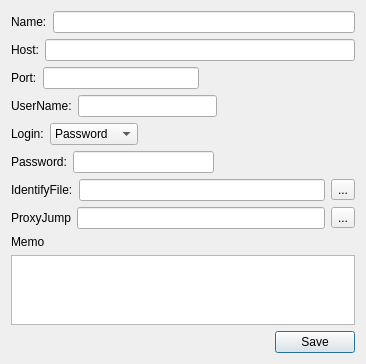
<?xml version="1.0" encoding="UTF-8"?>
<ui version="4.0">
 <class>QWoHostInfo</class>
 <widget class="QDialog" name="QWoHostInfo">
  <property name="windowModality">
   <enum>Qt::WindowModal</enum>
  </property>
  <property name="geometry">
   <rect>
    <x>0</x>
    <y>0</y>
    <width>366</width>
    <height>354</height>
   </rect>
  </property>
  <property name="windowTitle">
   <string>Dialog</string>
  </property>
  <property name="statusTip">
   <string notr="true"/>
  </property>
  <property name="whatsThis">
   <string notr="true"/>
  </property>
  <property name="modal">
   <bool>true</bool>
  </property>
  <layout class="QVBoxLayout" name="verticalLayout_2">
   <item>
    <layout class="QVBoxLayout" name="vbox">
     <property name="spacing">
      <number>6</number>
     </property>
     <item>
      <layout class="QHBoxLayout" name="horizontalLayout">
       <item>
        <widget class="QLabel" name="label">
         <property name="text">
          <string>Name:</string>
         </property>
        </widget>
       </item>
       <item>
        <widget class="QLineEdit" name="hostName"/>
       </item>
      </layout>
     </item>
     <item>
      <layout class="QHBoxLayout" name="horizontalLayout_2">
       <item>
        <widget class="QLabel" name="label_2">
         <property name="text">
          <string>Host:</string>
         </property>
        </widget>
       </item>
       <item>
        <widget class="QLineEdit" name="host"/>
       </item>
      </layout>
     </item>
     <item>
      <layout class="QHBoxLayout" name="horizontalLayout_5">
       <item>
        <widget class="QLabel" name="label_5">
         <property name="text">
          <string>Port:</string>
         </property>
        </widget>
       </item>
       <item>
        <widget class="QLineEdit" name="port"/>
       </item>
       <item>
        <spacer name="horizontalSpacer_3">
         <property name="orientation">
          <enum>Qt::Horizontal</enum>
         </property>
         <property name="sizeHint" stdset="0">
          <size>
           <width>40</width>
           <height>0</height>
          </size>
         </property>
        </spacer>
       </item>
      </layout>
     </item>
     <item>
      <layout class="QHBoxLayout" name="hboxuser">
       <item>
        <widget class="QLabel" name="label_8">
         <property name="text">
          <string>UserName:</string>
         </property>
        </widget>
       </item>
       <item>
        <widget class="QLineEdit" name="userName"/>
       </item>
       <item>
        <spacer name="horizontalSpacer_5">
         <property name="orientation">
          <enum>Qt::Horizontal</enum>
         </property>
         <property name="sizeHint" stdset="0">
          <size>
           <width>40</width>
           <height>0</height>
          </size>
         </property>
        </spacer>
       </item>
      </layout>
     </item>
     <item>
      <layout class="QHBoxLayout" name="horizontalLayout_7">
       <item>
        <widget class="QLabel" name="label_7">
         <property name="text">
          <string>Login:</string>
         </property>
        </widget>
       </item>
       <item>
        <widget class="QComboBox" name="authType">
         <item>
          <property name="text">
           <string>Password</string>
          </property>
         </item>
         <item>
          <property name="text">
           <string>IdentifyFile</string>
          </property>
         </item>
        </widget>
       </item>
       <item>
        <spacer name="horizontalSpacer_2">
         <property name="orientation">
          <enum>Qt::Horizontal</enum>
         </property>
         <property name="sizeHint" stdset="0">
          <size>
           <width>40</width>
           <height>0</height>
          </size>
         </property>
        </spacer>
       </item>
      </layout>
     </item>
     <item>
      <layout class="QHBoxLayout" name="passLayout">
       <item>
        <widget class="QLabel" name="label_3">
         <property name="text">
          <string>Password:</string>
         </property>
        </widget>
       </item>
       <item>
        <widget class="QLineEdit" name="password">
         <property name="echoMode">
          <enum>QLineEdit::PasswordEchoOnEdit</enum>
         </property>
        </widget>
       </item>
       <item>
        <spacer name="horizontalSpacer_4">
         <property name="orientation">
          <enum>Qt::Horizontal</enum>
         </property>
         <property name="sizeHint" stdset="0">
          <size>
           <width>40</width>
           <height>0</height>
          </size>
         </property>
        </spacer>
       </item>
      </layout>
     </item>
     <item>
      <layout class="QHBoxLayout" name="identifyLayout">
       <item>
        <widget class="QLabel" name="label_4">
         <property name="text">
          <string>IdentifyFile:</string>
         </property>
        </widget>
       </item>
       <item>
        <widget class="QLineEdit" name="identify"/>
       </item>
       <item>
        <widget class="QToolButton" name="identifyBrowser">
         <property name="text">
          <string>...</string>
         </property>
        </widget>
       </item>
      </layout>
     </item>
     <item>
      <layout class="QHBoxLayout" name="horizontalLayout_3">
       <item>
        <widget class="QLabel" name="label_9">
         <property name="text">
          <string>ProxyJump</string>
         </property>
        </widget>
       </item>
       <item>
        <widget class="QLineEdit" name="jump"/>
       </item>
       <item>
        <widget class="QToolButton" name="jumpBrowser">
         <property name="text">
          <string>...</string>
         </property>
        </widget>
       </item>
      </layout>
     </item>
     <item>
      <layout class="QVBoxLayout" name="verticalLayout">
       <item>
        <widget class="QLabel" name="label_6">
         <property name="text">
          <string>Memo</string>
         </property>
        </widget>
       </item>
       <item>
        <widget class="QPlainTextEdit" name="memo"/>
       </item>
      </layout>
     </item>
     <item>
      <layout class="QHBoxLayout" name="horizontalLayout_6">
       <item>
        <spacer name="horizontalSpacer">
         <property name="orientation">
          <enum>Qt::Horizontal</enum>
         </property>
         <property name="sizeHint" stdset="0">
          <size>
           <width>40</width>
           <height>20</height>
          </size>
         </property>
        </spacer>
       </item>
       <item>
        <widget class="QPushButton" name="save">
         <property name="text">
          <string>Save</string>
         </property>
        </widget>
       </item>
      </layout>
     </item>
     <item>
      <spacer name="verticalSpacer">
       <property name="orientation">
        <enum>Qt::Vertical</enum>
       </property>
       <property name="sizeHint" stdset="0">
        <size>
         <width>20</width>
         <height>40</height>
        </size>
       </property>
      </spacer>
     </item>
    </layout>
   </item>
  </layout>
 </widget>
 <resources/>
 <connections/>
</ui>
